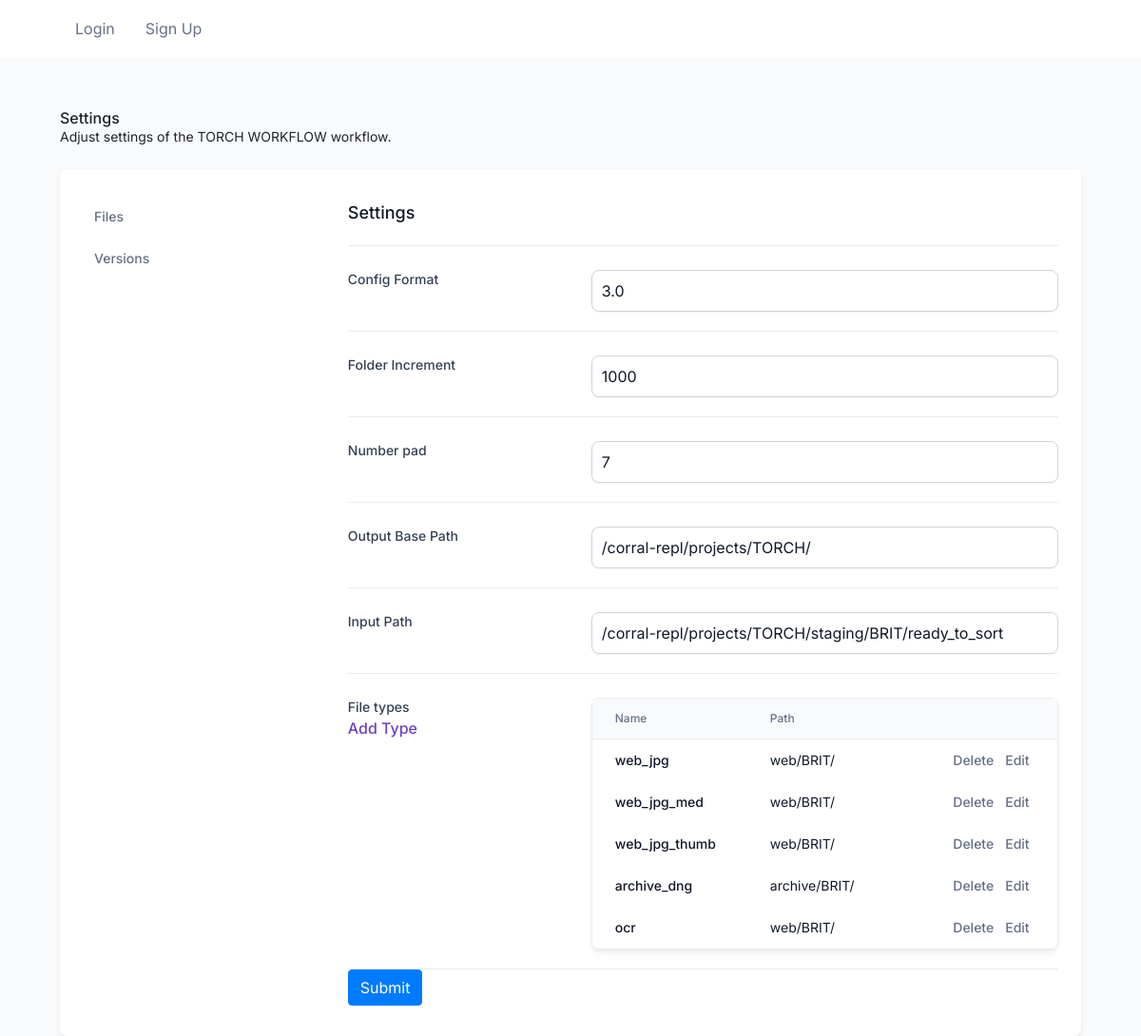
The app's page /workflow-settings/1 with its own data.
### webapp/models.py (models this page shows)
class Workflow(db.Model):
    id = db.Column(db.Integer, primary_key=True)
    name = db.Column(db.String(150), unique=True)
    collection_id = db.Column(db.Integer, db.ForeignKey('collection.id'))
    tasks = db.relationship('Task')
    settings = db.relationship('WorkflowSettings')

class WorkflowSettings(db.Model):
    id = db.Column(db.Integer, primary_key=True)
    workflow_id = db.Column(db.Integer, db.ForeignKey('workflow.id'))
    category = db.Column(db.String(150))
    label = db.Column(db.String(150))
    name = db.Column(db.String(150))
    value = db.Column(db.String(150))

class WorkflowFileType(db.Model):
    id = db.Column(db.Integer, primary_key=True)
    workflow_id = db.Column(db.Integer, db.ForeignKey('workflow.id'))
    category = db.Column(db.String(150))
    label = db.Column(db.String(150))
    name = db.Column(db.String(150))
    file_regex = db.Column(db.String(150))
    output_sub_path = db.Column(db.String(150))

### webapp/views.py (the view, shortened to what this page needs)
@views.route('/workflow-settings/<workflowid>', methods=['GET','POST'])
def settings(workflowid = 1):
    workflow = Workflow.query.filter_by(id = workflowid).first()
    settings = WorkflowSettings.query.filter_by(workflow_id = workflowid).all()
    filetypes = WorkflowFileType.query.filter_by(workflow_id = workflowid).all()
    categories = WorkflowSettings.query.group_by(WorkflowSettings.category)
    return render_template("settings.html",user=current_user,settings=settings,filetypes = filetypes, workflow = workflow, categories=categories)

### webapp/templates/settings.html (shortened to what this page needs)
{% extends "base.html" %}
{% block content %}
<section class="settings-page">
    <header>
        <h6>Settings</h6>
        <p class="small">Adjust settings of the {{workflow.name}} workflow.</p>
    </header>
    <div class="content-wrapper">
        <div class="settings-grid">
            <div class="sidebar">
                {% for category in categories %}
                    <div class="sidebar-item">
                        <p class="small">{{category.category}}</p>
                    </div>
                {%endfor%}
            </div>
            <form method="POST" class="main-content">
                        <div class="grid-block">
                            <h6 class="header-large">Settings</h6>
                        </div>
                        {% for setting in settings %}
                        <div class="grid-block">
                            <div class="block-title">
                                <p class="small">{{setting.label}}</p>
                            </div>
                            <div class="block-content">
                                <div class="input-wrapper">
                                    <input name="{{setting.name}}" value="{{setting.value}}" type="text">
                                </div>
                            </div>
                            </div>
                        {%endfor%}
                <div class="grid-block team-management">
                    <div class="block-title">
                        <p class="small">File types</p>
                        <a href="">Add Type</a>
                    </div>
                    <div class="block-content">
                        <div class="grid">
                            <div class="grid-wrapper">
                                <div class="grid-headers">
                                    <div class="grid-header-item">
                                        <p class="xsmall">Name</p>
                                    </div>
                                    <div class="grid-header-item">
                                        <p class="xsmall">Path</p>
                                    </div>
                                </div>
                                <div class="grid-items">
                                    {% for type in filetypes %}
                                        <div class="grid-item">
                                            <p class="small username">{{type.name}}</p>
                                        </div>
                                        <div class="grid-item">
                                            <p class="small">{{type.output_sub_path}}</p>
                                        </div>
                                        <div class="grid-item cta-buttons">
                                            <a class="delete" href="">Delete</a>
                                            <a class="edit" href="">Edit</a>
                                        </div>
                                    {%endfor%}
                                </div>
                            </div>
                        </div>
                    </div>
                </div>
                <button type="submit" class="btn btn-primary">Submit</button>
            </form>
        </div>
    </div>
</section>
{% endblock %}

### webapp/templates/base.html (shortened to what this page needs)
<!DOCTYPE html>
<html>
  <head>
    <link
      rel="stylesheet"
      href="https://stackpath.bootstrapcdn.com/bootstrap/4.4.1/css/bootstrap.min.css"
    />
    <link
      rel="stylesheet"
      href="https://stackpath.bootstrapcdn.com/font-awesome/4.7.0/css/font-awesome.min.css"
    />
    <link rel="stylesheet" type="text/css" href="{{ url_for('static',filename='styles/base.css') }}"/>
    <link rel="stylesheet" type="text/css" href="{{ url_for('static',filename='styles/upload.css') }}"/>
  </head>
  <body>
    <nav>
      <div class="container">
        <div class="nav">
          <div class="nav-left">
            {% if user.is_authenticated %}
              <a class="nav-item nav-link" id="home" href="/">Home</a>
              {% if current_user.has_role('admin') %}
                <a class="nav-item nav-link" id="users" href="/users">Users</a>
                <a class="nav-item nav-link" id="users" href="/roles">Roles</a>
                <a class="nav-item nav-link" id="home" href="/institutions">Institutions</a>
              {% endif %}
              <a class="nav-item nav-link" id="home" href="/overview">OverView</a>
              <a class="nav-item nav-link" id="files" href="/files">Files</a>
              <a class="nav-item nav-link" id="settings" href="/workflow-settings/1">Settings</a>
            {% else %}
              <a class="nav-item nav-link" id="login" href="/login">Login</a>
              <a class="nav-item nav-link" id="signUp" href="/sign-up">Sign Up</a>
            {% endif %}
          </div>
        </div>
      </div>
    </nav>
    <div class="container">{% block content %} {% endblock %}</div>
  </body>
</html>

### records on screen
Workflow: name "TORCH WORKFLOW"
WorkflowSettings: category "Files", label "Folder Increment", folder_increment "1000"
WorkflowSettings: category "Versions", label "Config Format", config_format "3.0"
WorkflowSettings: label "Number pad", number_pad "7"
WorkflowSettings: label "Output Base Path", output_base_path "/corral-repl/projects/TORCH/"
WorkflowSettings: label "Input Path", input_path "/corral-repl/projects/TORCH/staging/BRIT/ready_to_sort"
WorkflowFileType: name "web_jpg", output_sub_path "web/BRIT/"
WorkflowFileType: name "web_jpg_med", output_sub_path "web/BRIT/"
WorkflowFileType: name "web_jpg_thumb", output_sub_path "web/BRIT/"
WorkflowFileType: name "archive_dng", output_sub_path "archive/BRIT/"
WorkflowFileType: name "ocr", output_sub_path "web/BRIT/"
